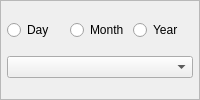
                 <widget class="QFrame" name="frame_8">
                  <property name="frameShape">
                   <enum>QFrame::StyledPanel</enum>
                  </property>
                  <property name="frameShadow">
                   <enum>QFrame::Raised</enum>
                  </property>
                  <layout class="QVBoxLayout" name="verticalLayout_41">
                   <property name="spacing">
                    <number>3</number>
                   </property>
                   <property name="margin">
                    <number>6</number>
                   </property>
                   <item>
                    <layout class="QHBoxLayout" name="horizontalLayout_32">
                     <property name="topMargin">
                      <number>0</number>
                     </property>
                     <item>
                      <widget class="QRadioButton" name="radioButton_gwsw_day">
                       <property name="font">
                        <font>
                         <weight>50</weight>
                         <bold>false</bold>
                        </font>
                       </property>
                       <property name="text">
                        <string>Day</string>
                       </property>
                      </widget>
                     </item>
                     <item>
                      <widget class="QRadioButton" name="radioButton_gwsw_month">
                       <property name="font">
                        <font>
                         <weight>50</weight>
                         <bold>false</bold>
                        </font>
                       </property>
                       <property name="text">
                        <string>Month</string>
                       </property>
                      </widget>
                     </item>
                     <item>
                      <widget class="QRadioButton" name="radioButton_gwsw_year">
                       <property name="font">
                        <font>
                         <weight>50</weight>
                         <bold>false</bold>
                        </font>
                       </property>
                       <property name="text">
                        <string>Year</string>
                       </property>
                      </widget>
                     </item>
                    </layout>
                   </item>
                   <item>
                    <widget class="QComboBox" name="comboBox_gwsw_dates"/>
                   </item>
                  </layout>
                 </widget>
